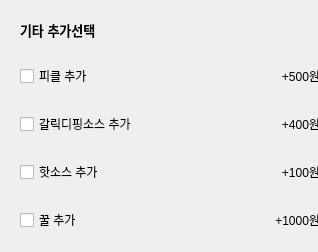
            <widget class="QWidget" name="widget_whole_5" native="true">
             <property name="minimumSize">
              <size>
               <width>318</width>
               <height>0</height>
              </size>
             </property>
             <property name="maximumSize">
              <size>
               <width>318</width>
               <height>16777215</height>
              </size>
             </property>
             <layout class="QVBoxLayout" name="verticalLayout_11">
              <item>
               <widget class="QWidget" name="widget_title_5" native="true">
                <layout class="QVBoxLayout" name="verticalLayout_12">
                 <item>
                  <widget class="QLabel" name="label_41">
                   <property name="font">
                    <font>
                     <pointsize>10</pointsize>
                     <weight>75</weight>
                     <bold>true</bold>
                    </font>
                   </property>
                   <property name="text">
                    <string>기타 추가선택</string>
                   </property>
                  </widget>
                 </item>
                </layout>
               </widget>
              </item>
              <item>
               <widget class="QWidget" name="widget_29" native="true">
                <property name="minimumSize">
                 <size>
                  <width>318</width>
                  <height>0</height>
                 </size>
                </property>
                <property name="maximumSize">
                 <size>
                  <width>318</width>
                  <height>16777215</height>
                 </size>
                </property>
                <layout class="QHBoxLayout" name="horizontalLayout_29">
                 <item>
                  <widget class="QCheckBox" name="checkBox_28">
                   <property name="text">
                    <string>피클 추가</string>
                   </property>
                  </widget>
                 </item>
                 <item>
                  <widget class="QLabel" name="picle">
                   <property name="text">
                    <string>+500원</string>
                   </property>
                   <property name="alignment">
                    <set>Qt::AlignRight|Qt::AlignTrailing|Qt::AlignVCenter</set>
                   </property>
                  </widget>
                 </item>
                </layout>
               </widget>
              </item>
              <item>
               <widget class="QWidget" name="widget_30" native="true">
                <property name="minimumSize">
                 <size>
                  <width>318</width>
                  <height>0</height>
                 </size>
                </property>
                <property name="maximumSize">
                 <size>
                  <width>318</width>
                  <height>16777215</height>
                 </size>
                </property>
                <layout class="QHBoxLayout" name="horizontalLayout_30">
                 <item>
                  <widget class="QCheckBox" name="checkBox_29">
                   <property name="text">
                    <string>갈릭디핑소스 추가</string>
                   </property>
                  </widget>
                 </item>
                 <item>
                  <widget class="QLabel" name="garlicDeeping">
                   <property name="text">
                    <string>+400원</string>
                   </property>
                   <property name="alignment">
                    <set>Qt::AlignRight|Qt::AlignTrailing|Qt::AlignVCenter</set>
                   </property>
                  </widget>
                 </item>
                </layout>
               </widget>
              </item>
              <item>
               <widget class="QWidget" name="widget_31" native="true">
                <property name="minimumSize">
                 <size>
                  <width>318</width>
                  <height>0</height>
                 </size>
                </property>
                <property name="maximumSize">
                 <size>
                  <width>318</width>
                  <height>16777215</height>
                 </size>
                </property>
                <layout class="QHBoxLayout" name="horizontalLayout_31">
                 <item>
                  <widget class="QCheckBox" name="checkBox_30">
                   <property name="text">
                    <string>핫소스 추가</string>
                   </property>
                  </widget>
                 </item>
                 <item>
                  <widget class="QLabel" name="hotSource">
                   <property name="text">
                    <string>+100원</string>
                   </property>
                   <property name="alignment">
                    <set>Qt::AlignRight|Qt::AlignTrailing|Qt::AlignVCenter</set>
                   </property>
                  </widget>
                 </item>
                </layout>
               </widget>
              </item>
              <item>
               <widget class="QWidget" name="widget_32" native="true">
                <property name="minimumSize">
                 <size>
                  <width>318</width>
                  <height>0</height>
                 </size>
                </property>
                <property name="maximumSize">
                 <size>
                  <width>318</width>
                  <height>16777215</height>
                 </size>
                </property>
                <layout class="QHBoxLayout" name="horizontalLayout_32">
                 <item>
                  <widget class="QCheckBox" name="checkBox_31">
                   <property name="text">
                    <string>꿀 추가</string>
                   </property>
                  </widget>
                 </item>
                 <item>
                  <widget class="QLabel" name="honey">
                   <property name="text">
                    <string>+1000원</string>
                   </property>
                   <property name="alignment">
                    <set>Qt::AlignRight|Qt::AlignTrailing|Qt::AlignVCenter</set>
                   </property>
                  </widget>
                 </item>
                </layout>
               </widget>
              </item>
             </layout>
            </widget>
